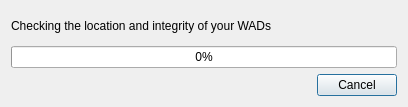
<?xml version="1.0" encoding="UTF-8"?>
<ui version="4.0">
 <class>CheckWadsDlg</class>
 <widget class="QDialog" name="CheckWadsDlg">
  <property name="windowModality">
   <enum>Qt::ApplicationModal</enum>
  </property>
  <property name="geometry">
   <rect>
    <x>0</x>
    <y>0</y>
    <width>408</width>
    <height>107</height>
   </rect>
  </property>
  <property name="windowTitle">
   <string>Doomseeker - Checking WADs</string>
  </property>
  <property name="modal">
   <bool>true</bool>
  </property>
  <layout class="QVBoxLayout" name="verticalLayout">
   <item>
    <widget class="QLabel" name="description">
     <property name="sizePolicy">
      <sizepolicy hsizetype="Preferred" vsizetype="Expanding">
       <horstretch>0</horstretch>
       <verstretch>0</verstretch>
      </sizepolicy>
     </property>
     <property name="text">
      <string>Checking the location and integrity of your WADs</string>
     </property>
    </widget>
   </item>
   <item>
    <widget class="QProgressBar" name="progressBar">
     <property name="value">
      <number>0</number>
     </property>
    </widget>
   </item>
   <item>
    <widget class="QDialogButtonBox" name="buttonBox">
     <property name="standardButtons">
      <set>QDialogButtonBox::Cancel</set>
     </property>
    </widget>
   </item>
  </layout>
 </widget>
 <resources/>
 <connections/>
</ui>
